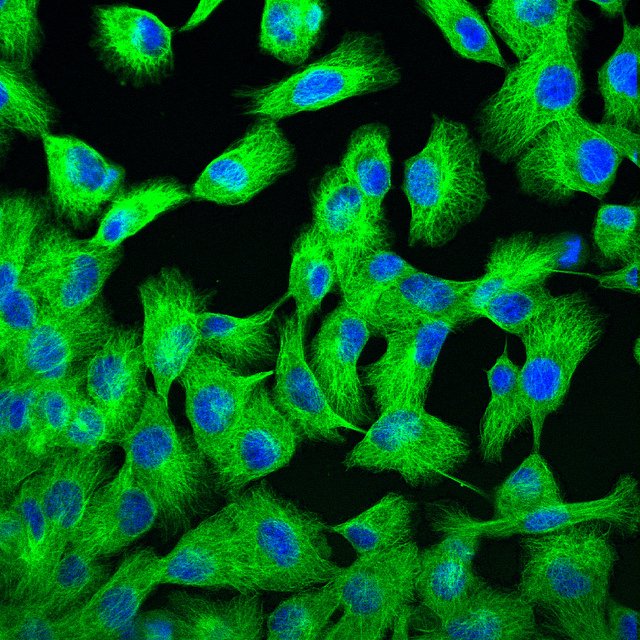
#> input picture FluorescentCells.jpg, 640 x 640 px
$ python git_1.py   (Python 2 division)
#> lines starting #> are read from the running program, lines starting #| are printed output that depends on the picture
from __future__ import division
import numpy as np
import matplotlib.pyplot as plt
import pylab
from time import time
import random
from scipy.stats import multivariate_normal
from time import time

class GaussianMixtureModel:
	"""
	Gaussian Mixture Model for image segmentation.
	Clustering with EM and K-Means.
	"""
	def __init__(self, image_name, K):
#> called with image_name = 'FluorescentCells.jpg', K = 3
		self.image = pylab.imread(image_name)
#> self.image is the input picture: shape (640, 640, 3); mean R, G, B 2, 88.1, 26.6
		self.pixels = np.double(self.image.reshape(self.image.shape[0]*self.image.shape[1], 3))
		self.K = K
		self.Aux = np.einsum('ij,il->ijl', self.pixels, self.pixels)

	def dist_matrix(self, centroids):
		return np.sqrt(np.sum(np.square(self.pixels[:,np.newaxis,:] - centroids), axis=2))

	def k_Means(self, num_steps=20):
#> called with num_steps = 20
		self.centroids = np.ones((self.K, 3))*np.mean(self.pixels, axis=0) + np.random.multivariate_normal(np.zeros(3), 0.8*np.eye(3), size=self.K)
#> self.centroids = [[3.58, 88.49, 27.45], [4.01, 89.8, 25.7], [2.85, 87.99, 26.49]]
		D_mat = self.dist_matrix(self.centroids)
		self.labels = np.argmin(D_mat, axis=1)
		t_0 = time()
		for i in range(num_steps):
			self.centroids = np.array(map(lambda k: np.mean(self.pixels[np.where(self.labels==k)[0],:], axis=0),range(self.K)))
			D_mat = self.dist_matrix(self.centroids)
			self.labels = np.argmin(D_mat, axis=1)
		print ('K-Means, %d Steps, Time elapsed: %.2f') % (num_steps, time()-t_0)
		self.clustered_k_Means = np.uint8(np.array([self.centroids[k,:] for k in self.labels]).reshape((640,640,3)))
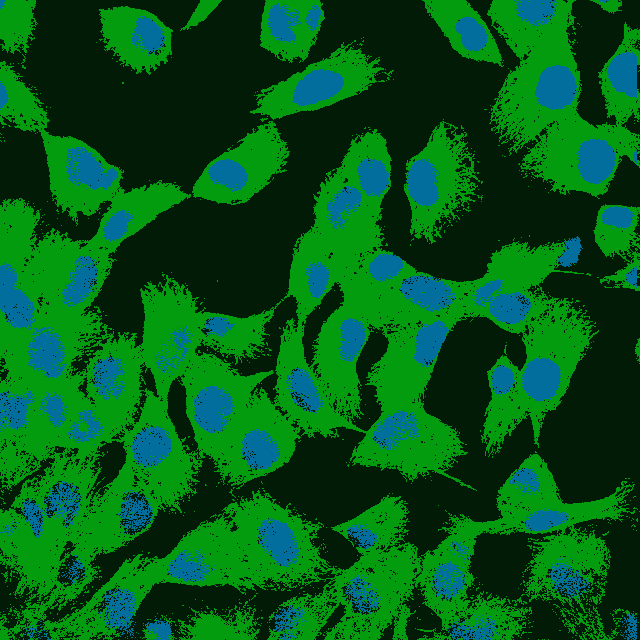
#> self.clustered_k_Means: shape (640, 640, 3); mean of channels 0, 1, 2 1.5, 87.6, 26.2; drawn as R, G, B
		self.A = np.array([self.centroids[k,:] for k in self.labels]).reshape((640,640,3))

	def Estep(self, pi, X, means, covs):
		# Conditional densities of each point xi belonging to each cluster k
		P = np.array(map(lambda k: multivariate_normal.pdf(X, mean=means[k,:], cov=covs[k,:,:]), np.arange(self.K))).T
		# Conditional log pdf
		lP = np.array(map(lambda k: multivariate_normal.logpdf(X, mean=means[k,:], cov=covs[k,:,:]),np.arange(self.K)))
		C = np.dot(P, pi) # normalization constant for each element i
		# Matrix of responsibilities
		R = np.divide(np.dot(P,np.diag(pi)).T,C).T
		return R,lP,P

	def Mstep(self, R, X):
		# Vector of weights
		pi_vec = np.mean(R, axis=0)
		# Means
		mean_vec = np.divide((np.einsum('ij,il->jl',R,X)).T, np.sum(R, axis=0, keepdims=True)).T
		# Covariance matrices + diagonal matrix in order to avoid singularities
		sigma_vec = np.divide(np.einsum('ij,ikl->jkl',R,self.Aux).T, np.sum(R, axis=0)).T - np.einsum('ij,il->ijl', mean_vec, mean_vec) + 7e-1*np.array(map(lambda k: np.eye(X.shape[1]), np.arange(R.shape[1])))
		return pi_vec,mean_vec,np.array(sigma_vec)

	def EM(self):
		weights = np.random.random(self.K)
		pi_vec = weights/np.sum(weights)
		X = self.pixels
		means = np.array([X[i,:] for i in range(self.K)])
#> means = [[4, 62, 144], [0, 73, 150], [2, 84, 166]]
		covs = np.array([np.eye(3) for i in range(self.K)])
		old = means
#> old = [[4, 62, 144], [0, 73, 150], [2, 84, 166]]
		S = np.random.chisquare(17, size=(X.shape[0], self.K))
		R = np.divide(S, S.sum(axis=1)[:,None])
		count = 0
		t_0 = time()
		while(True):
			pi_vec,means,covs = self.Mstep(R, X)
			R, lP, P = self.Estep(pi_vec, X, means, covs)
			count+=1
			print 'Running EM Algorithm, Step: '+str(count)
			# Stopping criteria
			if np.sum(map(lambda k: np.linalg.norm(means[k,:]-old[k,:]), range(means.shape[0]))) <= 10 and count >= 10:
				break
			old = means
#> this loop made 10 passes
#> pi_vec on passes 4 to 10: [0.333, 0.334, 0.333], [0.325, 0.35, 0.326], [0.26, 0.475, 0.265], [0.135, 0.709, 0.156], [0.0924, 0.785, 0.123], [0.0888, 0.791, 0.12], [0.0902, 0.79, 0.12]
#> (pi_vec, old) on passes 1 to 3: ([0.333, 0.333, 0.333], [[2.01, 88.13, 26.59], [2, 88.1, 26.55], [2, 88.16, 26.59]]), ([0.333, 0.333, 0.333], [[2.01, 88.13, 26.64], [2, 88.08, 26.43], [2, 88.17, 26.66]]), ([0.333, 0.333, 0.333], [[2.01, 88.17, 26.93], [2, 88, 25.82], [2, 88.22, 26.98]])
#> after the loop, count = 10
		print ('EM Algorithm, %d Steps, Time elapsed: %.2f') % (count, time()-t_0)
		# Return the pixel matrix of the weighted means
		N = np.dot(R, means)
		# Image ready for plotting
		self.clustered_EM = np.uint8(N.reshape((640,640,3)))
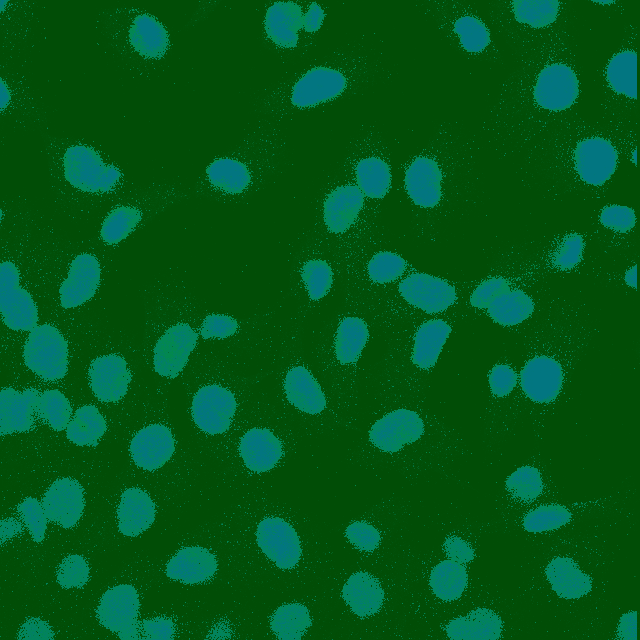
#> self.clustered_EM: shape (640, 640, 3); mean of channels 0, 1, 2 1.2, 87.7, 26.2; drawn as R, G, B


im_name = 'FluorescentCells.jpg'
num_clusters = 3
model = GaussianMixtureModel(im_name, num_clusters)
model.k_Means()
model.EM()

"""
Plot clustered images.
"""

fig = plt.subplot(121)
fig.title.set_text('K-Means, %d clusters' % num_clusters)
plt.imshow(model.clustered_k_Means)
plt.axis('off')
fig = plt.subplot(122)
fig.title.set_text('EM Algorithm, %d clusters' % num_clusters)
plt.imshow(model.clustered_EM)
plt.axis('off')
plt.show()
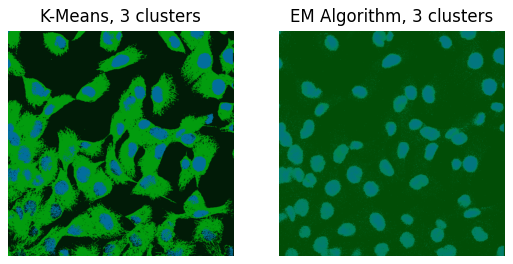
#> figure drawn by matplotlib, 2 panels
